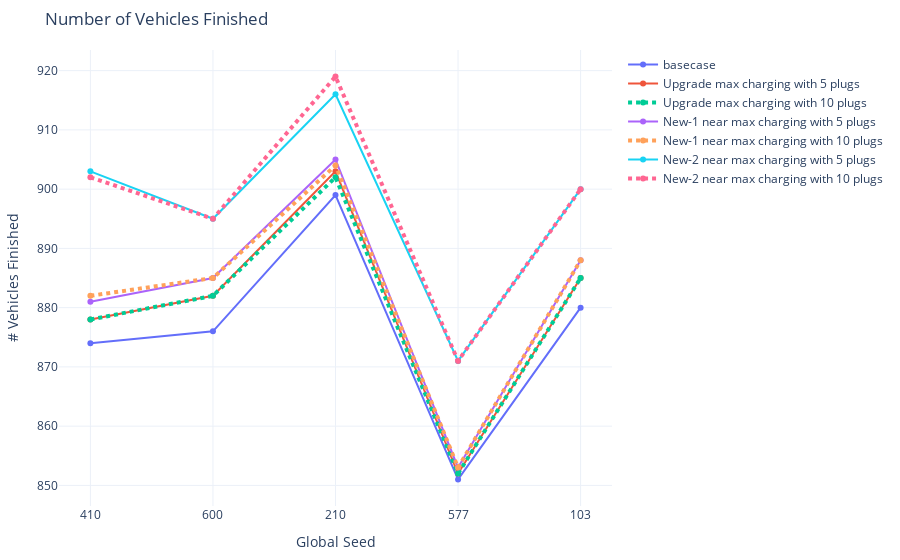

Here is the notebook cell this chart was saved with:
### Code cell
# EVs finished
fig = go.Figure()
fig.add_trace(go.Scatter(x=seeds, y=count_stats[(500 <= count_stats['analysis_id']) & (count_stats['analysis_id']<= 504)].sort_values('analysis_id')['fin_count'],
                    mode='lines+markers',
                    name='basecase'))
fig.add_trace(go.Scatter(x=seeds, y=count_stats[(536 <= count_stats['analysis_id']) & (count_stats['analysis_id']<= 540)].sort_values('analysis_id')['fin_count'],
                    mode='lines+markers',
                    name='Upgrade max charging with 5 plugs'))
fig.add_trace(go.Scatter(x=seeds, y=count_stats[(541 <= count_stats['analysis_id']) & (count_stats['analysis_id']<= 545)].sort_values('analysis_id')['fin_count'],
                    mode='lines+markers',
                    name='Upgrade max charging with 10 plugs', line=dict(width=4, dash='dot')))
fig.add_trace(go.Scatter(x=seeds, y=count_stats[(546 <= count_stats['analysis_id']) & (count_stats['analysis_id']<= 550)].sort_values('analysis_id')['fin_count'],
                    mode='lines+markers',
                    name='New-1 near max charging with 5 plugs'))
fig.add_trace(go.Scatter(x=seeds, y=count_stats[(551 <= count_stats['analysis_id']) & (count_stats['analysis_id']<= 555)].sort_values('analysis_id')['fin_count'],
                    mode='lines+markers',
                    name='New-1 near max charging with 10 plugs', line=dict(width=4, dash='dot')))
fig.add_trace(go.Scatter(x=seeds, y=count_stats[(556 <= count_stats['analysis_id']) & (count_stats['analysis_id']<= 560)].sort_values('analysis_id')['fin_count'],
                    mode='lines+markers',
                    name='New-2 near max charging with 5 plugs'))
fig.add_trace(go.Scatter(x=seeds, y=count_stats[(561 <= count_stats['analysis_id']) & (count_stats['analysis_id']<= 565)].sort_values('analysis_id')['fin_count'],
                    mode='lines+markers',
                    name='New-2 near max charging with 10 plugs', line=dict(width=4, dash='dot')))
fig.update_xaxes(type='category')
fig.update_layout(margin=dict(l=20, r=20, t=50, b=20), uniformtext_minsize=8, uniformtext_mode='hide', template='plotly_white', title="Number of Vehicles Finished",
        yaxis_title="# Vehicles Finished", 
        xaxis_title="Global Seed")
fig.show()

### Figure 1 — Plotly figure (JSON) as saved in the notebook; plotly's stock layout.template omitted (floating-point values rounded to 4 significant figures)
{"data": [{"mode": "lines+markers", "name": "basecase", "type": "scatter", "x": ["410", "600", "210", "577", "103"], "y": [874, 876, 899, 851, 880]}, {"mode": "lines+markers", "name": "Upgrade max charging with 5 plugs", "type": "scatter", "x": ["410", "600", "210", "577", "103"], "y": [878, 882, 903, 852, 885]}, {"line": {"dash": "dot", "width": 4}, "mode": "lines+markers", "name": "Upgrade max charging with 10 plugs", "type": "scatter", "x": ["410", "600", "210", "577", "103"], "y": [878, 882, 902, 852, 885]}, {"mode": "lines+markers", "name": "New-1 near max charging with 5 plugs", "type": "scatter", "x": ["410", "600", "210", "577", "103"], "y": [881, 885, 905, 853, 888]}, {"line": {"dash": "dot", "width": 4}, "mode": "lines+markers", "name": "New-1 near max charging with 10 plugs", "type": "scatter", "x": ["410", "600", "210", "577", "103"], "y": [882, 885, 904, 853, 888]}, {"mode": "lines+markers", "name": "New-2 near max charging with 5 plugs", "type": "scatter", "x": ["410", "600", "210", "577", "103"], "y": [903, 895, 916, 871, 900]}, {"line": {"dash": "dot", "width": 4}, "mode": "lines+markers", "name": "New-2 near max charging with 10 plugs", "type": "scatter", "x": ["410", "600", "210", "577", "103"], "y": [902, 895, 919, 871, 900]}], "layout": {"autosize": true, "margin": {"b": 20, "l": 20, "r": 20, "t": 50}, "title": {"text": "Number of Vehicles Finished"}, "uniformtext": {"minsize": 8, "mode": "hide"}, "xaxis": {"autorange": true, "range": [-0.2468, 4.247], "title": {"text": "Global Seed"}, "type": "category"}, "yaxis": {"autorange": true, "range": [846.3, 923.7], "title": {"text": "# Vehicles Finished"}, "type": "linear"}}}
